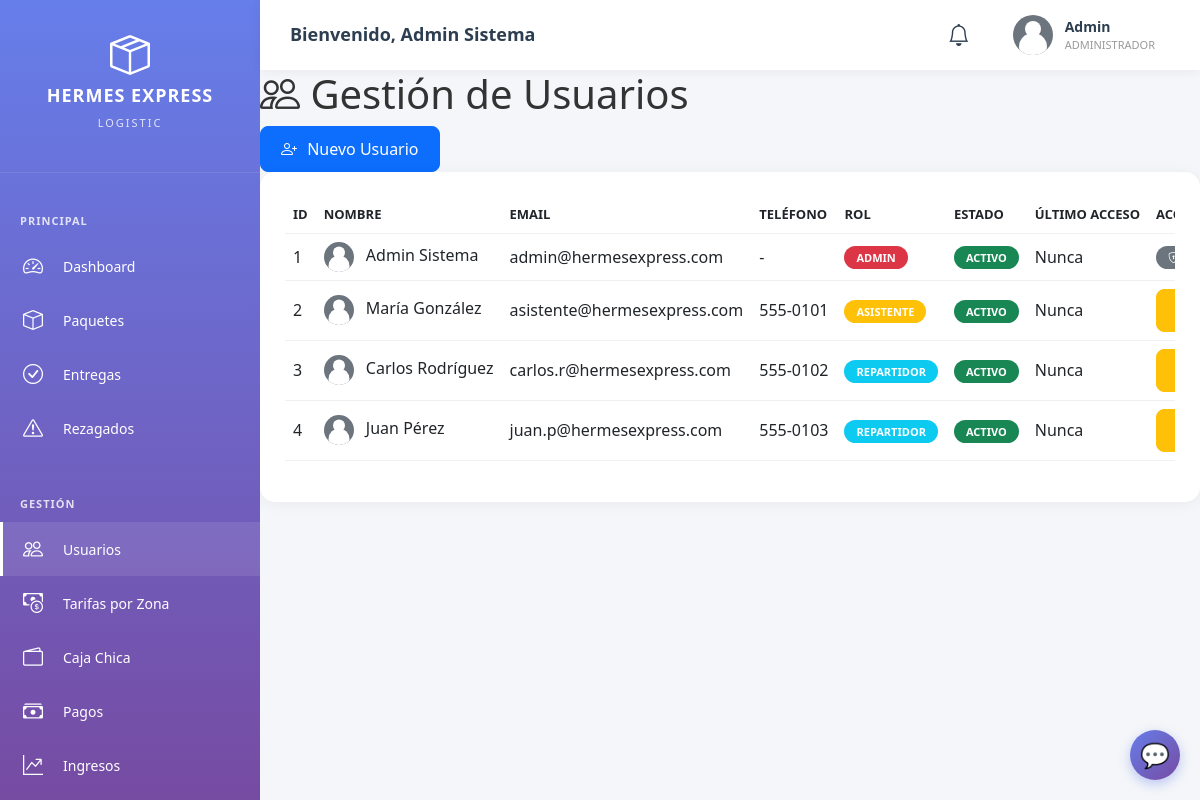
The app's page /admin/usuarios.php (signed in) with its own data.
### tables this page shows
CREATE TABLE IF NOT EXISTS usuarios (
    id INT PRIMARY KEY AUTO_INCREMENT,
    nombre VARCHAR(100) NOT NULL,
    apellido VARCHAR(100) NOT NULL,
    email VARCHAR(150) UNIQUE NOT NULL,
    telefono VARCHAR(20),
    password VARCHAR(255) NOT NULL,
    rol ENUM('admin', 'asistente', 'repartidor') NOT NULL,
    foto_perfil VARCHAR(255) DEFAULT 'default.png',
    estado ENUM('activo', 'inactivo', 'suspendido') DEFAULT 'activo',
    fecha_registro TIMESTAMP DEFAULT CURRENT_TIMESTAMP,
    ultimo_acceso TIMESTAMP NULL,
    INDEX idx_email (email),
    INDEX idx_rol (rol)
);

### config/database.php (called while the page is built, shortened)
<?php
class Database {
    private static $instance = null;
    public static function getInstance() {
        if (self::$instance === null) {
            self::$instance = new Database();
        }
        return self::$instance;
    }
    public function fetchAll($result) {
        $rows = [];
        if ($result && is_object($result)) {
            if ($result instanceof mysqli_result) {
                while ($row = $result->fetch_assoc()) {
                    $rows[] = $row;
                }
            }
        } elseif (is_array($result)) {
            return $result;
        }
        return $rows;
    }
}
?>

### admin/usuarios.php (the view, shortened to what this page needs)
<?php
$pageTitle = 'Gestión de Usuarios';
$db = Database::getInstance()->getConnection();
$usuarios = Database::getInstance()->fetchAll($db->query("SELECT * FROM usuarios ORDER BY fecha_registro DESC"));
?>
<!DOCTYPE html>
<html lang="es">
<head>
    <link href="https://cdn.jsdelivr.net/npm/bootstrap@5.3.0/dist/css/bootstrap.min.css" rel="stylesheet">
    <link rel="stylesheet" href="https://cdn.jsdelivr.net/npm/bootstrap-icons@1.11.0/font/bootstrap-icons.css">
    <link rel="stylesheet" href="../assets/css/dashboard.css">
</head>
<body>
    <?php include 'includes/header.php'; ?>
    <div class="dashboard-container">
        <?php include 'includes/sidebar.php'; ?>
        <main class="main-content">
            <div class="content-header">
                <h1><i class="bi bi-people"></i> <?php echo $pageTitle; ?></h1>
                <button class="btn btn-primary" data-bs-toggle="modal" data-bs-target="#modalNuevo">
                    <i class="bi bi-person-plus"></i> Nuevo Usuario
                </button>
            </div>
            <div class="card">
                <div class="card-body">
                    <div class="table-responsive">
                        <table class="table table-hover table-nowrap">
                            <thead>
                                <tr>
                                    <th style="width: 50px;">ID</th>
                                    <th style="min-width: 180px;">Nombre</th>
                                    <th style="min-width: 220px;">Email</th>
                                    <th style="width: 120px;">Teléfono</th>
                                    <th style="width: 120px;">Rol</th>
                                    <th style="width: 100px;">Estado</th>
                                    <th style="width: 120px;">Último Acceso</th>
                                    <th style="width: 120px;">Acciones</th>
                                </tr>
                            </thead>
                            <tbody>
                                <?php foreach ($usuarios as $user): ?>
                                <tr>
                                    <td><?php echo $user['id']; ?></td>
                                    <td class="text-nowrap">
                                        <img src="../uploads/perfiles/<?php echo $user['foto_perfil'] ?: 'default.png'; ?>" width="30" height="30" class="rounded-circle me-2" onerror="this.onerror=null; this.src='../uploads/perfiles/default-avatar.svg';">
                                        <?php echo $user['nombre'] . ' ' . $user['apellido']; ?>
                                    </td>
                                    <td class="text-nowrap"><?php echo $user['email']; ?></td>
                                    <td class="text-nowrap"><?php echo $user['telefono'] ?: '-'; ?></td>
                                    <td>
                                        <?php
                                        $badges = ['admin' => 'danger', 'asistente' => 'warning', 'repartidor' => 'info'];
                                        ?>
                                        <span class="badge bg-<?php echo $badges[$user['rol']]; ?>">
                                            <?php echo ucfirst($user['rol']); ?>
                                        </span>
                                    </td>
                                    <td>
                                        <?php
                                        $estados = ['activo' => 'success', 'inactivo' => 'secondary', 'suspendido' => 'danger'];
                                        ?>
                                        <span class="badge bg-<?php echo $estados[$user['estado']]; ?>">
                                            <?php echo ucfirst($user['estado']); ?>
                                        </span>
                                    </td>
                                    <td><?php echo $user['ultimo_acceso'] ? formatDate($user['ultimo_acceso']) : 'Nunca'; ?></td>
                                    <td>
                                        <?php if ($user['id'] == 1 && $user['rol'] == 'admin'): ?>
                                            <span class="badge bg-secondary">
                                                <i class="bi bi-shield-lock"></i> Protegido
                                            </span>
                                        <?php else: ?>
                                            <button class="btn btn-sm btn-warning" onclick="editarUsuario(<?php echo $user['id']; ?>)">
                                            </button>
                                        <?php endif; ?>
                                    </td>
                                </tr>
                                <?php endforeach; ?>
                            </tbody>
                        </table>
                    </div>
                </div>
            </div>
        </main>
    </div>
    <?php include 'includes/chatbot_widget.php'; ?>
</body>
</html>

### admin/includes/header.php (shortened to what this page needs)
<div class="top-header">
    <div class="header-left">
        <div class="welcome-message">
            <h5 class="mb-0">Bienvenido, <?php echo htmlspecialchars($_SESSION['nombre'] . ' ' . ($_SESSION['apellido'] ?? '')); ?></h5>
        </div>
    </div>
    <div class="header-right">
        <div class="dropdown">
            <div class="header-icon" id="notificacionesDropdown" data-bs-toggle="dropdown" aria-expanded="false" style="cursor: pointer;" title="Notificaciones">
                <i class="bi bi-bell"></i>
            </div>
        </div>
        <div class="user-profile">
            <?php
            $foto_url = !empty($_SESSION['foto_perfil'])
                ? '../uploads/perfiles/' . $_SESSION['foto_perfil']
                : '../uploads/perfiles/default.png';
            ?>
            <img src="<?php echo $foto_url; ?>" alt="Avatar" onerror="this.onerror=null; this.src='../uploads/perfiles/default-avatar.svg';">
            <div class="user-info">
                <span class="user-name"><?php echo htmlspecialchars($_SESSION['nombre']); ?></span>
                <span class="user-role">Administrador</span>
            </div>
        </div>
    </div>
</div>

### admin/includes/sidebar.php (shortened to what this page needs)
<div class="sidebar active" id="sidebar">
    <div class="sidebar-header">
        <i class="bi bi-box-seam"></i>
        <h3>HERMES EXPRESS</h3>
        <p>LOGISTIC</p>
    </div>
    <div class="sidebar-menu">
        <div class="menu-section">
            <div class="menu-section-title">Principal</div>
            <a href="dashboard.php" class="menu-item <?php echo basename($_SERVER['PHP_SELF']) == 'dashboard.php' ? 'active' : ''; ?>">
                <i class="bi bi-speedometer2"></i>
                <span>Dashboard</span>
            </a>
            <a href="paquetes.php" class="menu-item <?php echo basename($_SERVER['PHP_SELF']) == 'paquetes.php' ? 'active' : ''; ?>">
                <i class="bi bi-box"></i>
                <span>Paquetes</span>
            </a>
            <a href="entregas.php" class="menu-item <?php echo basename($_SERVER['PHP_SELF']) == 'entregas.php' ? 'active' : ''; ?>">
                <i class="bi bi-check-circle"></i>
                <span>Entregas</span>
            </a>
            <a href="rezagados.php" class="menu-item <?php echo basename($_SERVER['PHP_SELF']) == 'rezagados.php' ? 'active' : ''; ?>">
                <i class="bi bi-exclamation-triangle"></i>
                <span>Rezagados</span>
            </a>
        </div>
        <div class="menu-section">
            <div class="menu-section-title">Gestión</div>
            <a href="usuarios.php" class="menu-item <?php echo basename($_SERVER['PHP_SELF']) == 'usuarios.php' ? 'active' : ''; ?>">
                <i class="bi bi-people"></i>
                <span>Usuarios</span>
            </a>
            <a href="tarifas.php" class="menu-item <?php echo basename($_SERVER['PHP_SELF']) == 'tarifas.php' ? 'active' : ''; ?>">
                <i class="bi bi-cash-coin"></i>
                <span>Tarifas por Zona</span>
            </a>
            <a href="caja_chica.php" class="menu-item <?php echo basename($_SERVER['PHP_SELF']) == 'caja_chica.php' ? 'active' : ''; ?>">
                <i class="bi bi-wallet2"></i>
                <span>Caja Chica</span>
            </a>
            <a href="pagos.php" class="menu-item <?php echo basename($_SERVER['PHP_SELF']) == 'pagos.php' ? 'active' : ''; ?>">
                <i class="bi bi-cash-stack"></i>
                <span>Pagos</span>
            </a>
            <a href="ingresos.php" class="menu-item <?php echo basename($_SERVER['PHP_SELF']) == 'ingresos.php' ? 'active' : ''; ?>">
                <i class="bi bi-graph-up-arrow"></i>
                <span>Ingresos</span>
            </a>
            <a href="gastos.php" class="menu-item <?php echo basename($_SERVER['PHP_SELF']) == 'gastos.php' ? 'active' : ''; ?>">
            </a>
        </div>
    </div>
</div>

### admin/includes/chatbot_widget.php (shortened to what this page needs)
<button class="chatbot-float-btn" id="chatbotFloatBtn" title="Abrir Chatbot">
    💬
</button>

### assets/css/dashboard.css (style rules this page uses)
:root { --primary-color: #667eea; --secondary-color: #764ba2; --success-color: #28a745; --danger-color: #dc3545; --warning-color: #ffc107; --info-color: #17a2b8; --dark-color: #2c3e50; --light-color: #f8f9fa; --sidebar-width: 260px; --header-height: 70px; }
* { margin: 0; padding: 0; box-sizing: border-box; }
body { font-family: 'Segoe UI', Tahoma, Geneva, Verdana, sans-serif; background: #f4f6f9; color: #333; overflow-x: hidden; }
.dashboard-container { display: flex; min-height: 100vh; }
.sidebar { position: fixed; left: 0; top: 0; width: var(--sidebar-width); height: 100vh; background: linear-gradient(180deg, var(--primary-color), var(--secondary-color)); color: white; overflow-y: auto !important; overflow-x: hidden; transition: all 0.3s ease; z-index: 999; transform: translateX(0); display: block !important; }
.sidebar-header { padding: 25px 20px; text-align: center; border-bottom: 1px solid rgba(255, 255, 255, 0.1); }
.sidebar-header i { font-size: 40px; margin-bottom: 10px; }
.sidebar-header h3 { font-size: 18px; font-weight: bold; letter-spacing: 1px; }
.sidebar-header p { font-size: 11px; opacity: 0.8; letter-spacing: 2px; }
.sidebar-menu { padding: 20px 0; padding-bottom: 50px; min-height: min-content; height: auto; }
.menu-section { margin-bottom: 30px; }
.menu-section-title { padding: 10px 20px; font-size: 11px; font-weight: 600; text-transform: uppercase; opacity: 0.8; letter-spacing: 1px; margin-top: 10px; }
.menu-item { display: flex; align-items: center; padding: 12px 20px; color: white; text-decoration: none; transition: all 0.3s ease; border-left: 3px solid transparent; }
.menu-item:hover, .menu-item.active { background: rgba(255, 255, 255, 0.1); border-left-color: white; }
.menu-item i { font-size: 20px; margin-right: 15px; width: 25px; }
.menu-item span { font-size: 14px; }
.main-content { margin-left: var(--sidebar-width); margin-top: var(--header-height); min-height: calc(100vh - var(--header-height)); width: calc(100% - var(--sidebar-width)); flex: 1; padding: 0; }
.top-header { background: white; height: var(--header-height); display: flex; align-items: center; justify-content: space-between; padding: 0 30px; box-shadow: 0 2px 10px rgba(0, 0, 0, 0.05); position: fixed; top: 0; left: var(--sidebar-width); right: 0; z-index: 1000; }
.header-left { display: flex; align-items: center; gap: 20px; flex: 1; min-width: 0; }
.welcome-message { display: flex; align-items: center; padding: 0; position: relative; z-index: 2; flex-shrink: 0; white-space: nowrap; overflow: hidden; }
.welcome-message h5 { color: var(--dark-color); font-size: 18px; font-weight: 600; margin: 0; white-space: nowrap; overflow: hidden; text-overflow: ellipsis; }
.header-right { display: flex; align-items: center; gap: 20px; flex-shrink: 0; }
.header-icon { position: relative; font-size: 22px; color: var(--dark-color); cursor: pointer; padding: 8px; }
.user-profile { display: flex; align-items: center; gap: 12px; cursor: pointer; padding: 8px 15px; border-radius: 25px; transition: background 0.3s ease; }
.user-profile img { width: 40px; height: 40px; border-radius: 50%; object-fit: cover; }
.user-info { display: flex; flex-direction: column; }
.user-name { font-size: 14px; font-weight: 600; color: var(--dark-color); }
.user-role { font-size: 11px; color: #999; text-transform: uppercase; }
.card { background: white; border-radius: 15px; box-shadow: 0 2px 15px rgba(0, 0, 0, 0.05); margin-bottom: 25px; border: none; }
.card-body { padding: 25px; }
.table-responsive { border-radius: 10px; overflow: hidden; }
table { width: 100%; margin-bottom: 0; }
thead { background: #f8f9fa; }
th { padding: 15px; font-weight: 600; font-size: 13px; text-transform: uppercase; color: #666; }
td { padding: 15px; vertical-align: middle; }
tr { border-bottom: 1px solid #f0f0f0; }
.badge { padding: 6px 12px; border-radius: 20px; font-size: 11px; font-weight: 600; text-transform: uppercase; }
.btn { padding: 10px 20px; border-radius: 8px; font-weight: 500; transition: all 0.3s ease; }
.btn i { margin-right: 6px; }
@media (min-width: 993px) { .sidebar { transform: translateX(0) !important; } }
.sidebar.active { transform: translateX(0) !important; visibility: visible !important; opacity: 1 !important; }

### admin/usuarios.php (style rules this page uses)
.table-nowrap td, .table-nowrap th { white-space: nowrap; }
.table-responsive { overflow-x: auto; }

### records on screen
usuarios: id "1", nombre "Admin", apellido "Sistema", email "admin@hermesexpress.com", telefono "-", rol "ADMIN", estado "ACTIVO", shows "Nunca"
usuarios: id "2", nombre "María", apellido "González", email "asistente@hermesexpress.com", telefono "555-0101", rol "ASISTENTE", estado "ACTIVO", shows "Nunca"
usuarios: id "3", nombre "Carlos", apellido "Rodríguez", email "carlos.r@hermesexpress.com", telefono "555-0102", rol "REPARTIDOR", estado "ACTIVO", shows "Nunca"
usuarios: id "4", nombre "Juan", apellido "Pérez", email "juan.p@hermesexpress.com", telefono "555-0103", rol "REPARTIDOR", estado "ACTIVO", shows "Nunca"

### other values on screen
$_SESSION['nombre'] . ' ' . ($_SESSION['apellido'] ?? '') "Admin Sistema"
$_SESSION['nombre'] "Admin"
$pageTitle "Gestión de Usuarios"
